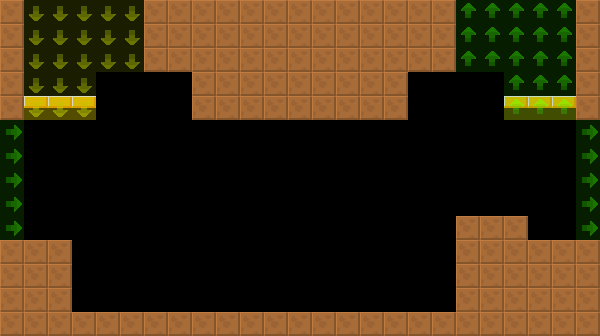

Tiled map render using the project's own tile images. Description and the map definition, with tile-layer contents summarised, below:
An orthogonal 25x14 tile map with 24x24 px tiles, 2 tile layers (col, lnk), 2 tilesets and 5 objects (2x RotatingBall, 2x UnstablePF, Spikes).

<map version="1.4" tiledversion="1.4.2" orientation="orthogonal" renderorder="right-down" width="25" height="14" tilewidth="24" tileheight="24" infinite="0" nextlayerid="4" nextobjectid="8">
 <tileset firstgid="6" source="../../lnk.tsx" />
 <tileset firstgid="1" source="../../col.tsx" />
 <layer id="1" name="col" width="25" height="14">
  <data>[350 cells, 128 non-empty, 2 distinct tile ids]</data>
 </layer>
 <layer id="2" name="lnk" width="25" height="14" opacity="0.5">
  <data>[350 cells, 52 non-empty, 3 distinct tile ids]</data>
 </layer>
 <objectgroup id="3" name="markers" opacity="0.5">
  <object id="1" name="RotatingBall" type="RotatingBall" x="192" y="96" width="24" height="24">
   <properties>
    <property name="yr" value="0" />
    <property name="xr" value="0" />
   </properties>
  </object>
  <object id="2" name="RotatingBall" type="RotatingBall" x="360" y="96" width="24" height="24">
   <properties>
    <property name="yr" value="0" />
    <property name="xr" value="0" />
   </properties>
  </object>
  <object id="3" name="UnstablePF" type="UnstablePF" x="144" y="216" width="72" height="24">
   <properties>
    <property name="yr" value="0" />
    <property name="xr" value="0" />
   </properties>
  </object>
  <object id="4" name="UnstablePF" type="UnstablePF" x="336" y="216" width="48" height="24">
   <properties>
    <property name="yr" value="0" />
    <property name="xr" value="0" />
   </properties>
  </object>
  <object id="5" name="Spikes" type="Spikes" x="72" y="288" width="384" height="24">
   <properties>
    <property name="yr" value="0" />
    <property name="xr" value="0" />
   </properties>
  </object>
 </objectgroup>
</map>
